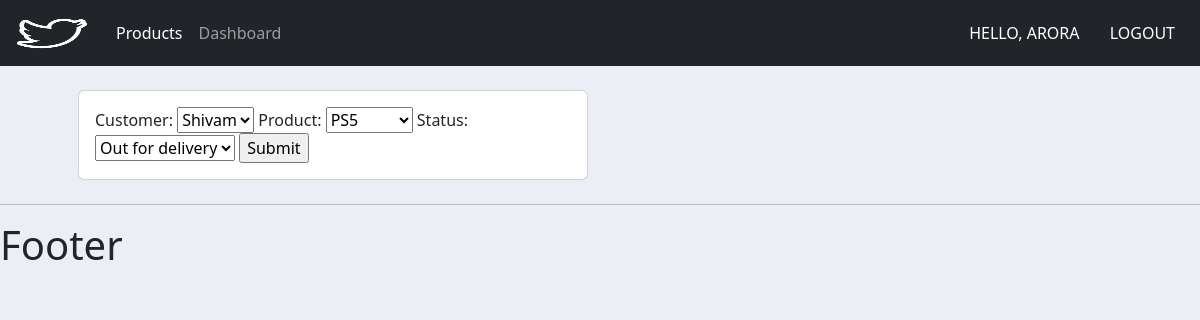
The page /update_order/1/ (signed in) on the database its author committed.
### accounts/models.py (models this page shows, shortened)
class Order(models.Model):
    STATUS = (
        ('Pending', 'Pending'),
        ('Out for delivery', 'Out for delivery'),
        ('Delivered', 'Delivered'),
    )
    customer = models.ForeignKey(Customer, null=True, on_delete=models.SET_NULL)
    product = models.ForeignKey(Product, null=True, on_delete=models.SET_NULL)
    status = models.CharField(max_length=200, null=True, choices=STATUS)
    date_created = models.DateTimeField(auto_now_add=True, null=True)

### accounts/views.py (the view)
# urls.py: path('update_order/<str:pk>/', views.update_order, name='update_order'),
@login_required(login_url='/login')
def update_order(request, pk):
    order = Order.objects.get(id=pk)
    if request.method == 'POST':
        form = OrderForm(request.POST, instance=order)
        if form.is_valid():
            form.save()
            return redirect('/dashboard')
    return render(request, 'accounts/order_form.html', {
        'form': OrderForm(instance=order),
        'order': order
    })

### accounts/forms.py
class OrderForm(ModelForm):
    class Meta:
        model = Order
        fields = '__all__'

### accounts/models.py (called while the page is built)
    def __str__(self):
        return self.name

    def __str__(self):
        return self.name

### accounts/templates/accounts/order_form.html (shortened to what this page needs)
{%  extends 'accounts/base.html' %}
{% load static %}
{% block content %}
<div class="row m-4">
	<div class="col-md-6">
		<div class="card card-body">
			<form action="" method="POST">
				{{form}}
				<input type="submit" name="Submit">
			</form>
		</div>
	</div>
</div>
{% endblock %}

### accounts/templates/accounts/navbar.html (shortened to what this page needs)
{% load static %}
<link rel="stylesheet" type="text/css" href="{% static '/css/main.css' %}">
<nav class="navbar navbar-dark navbar-expand-lg bg-dark">
  <div class="container-fluid">
    <img class="navbar-brand logo" src="{% static 'images/logo.png' %}" />
    <div class="collapse navbar-collapse" id="navbarNav">
      <ul class="navbar-nav">
        <li class="nav-item">
          <a class="nav-link active" aria-current="page" href="{% url 'accounts:products'%}">Products</a>
        </li>
        <li class="nav-item">
          <a class="nav-link" href="{% url 'accounts:dashboard' %}">Dashboard</a>
        </li>
      </ul>
    </div>
    <div class="flex justify-content-around">
      <span class="text-white text-uppercase btn">Hello, {{request.user}}</span>
      <span><a href="{% url 'accounts:logout' %}" class="text-white text-uppercase btn">Logout</a></span>
    </div>
  </div>
</nav>

### static/css/main.css (style rules this page uses)
.logo { width: 80px; height: 50px; background-size: cover; background-position: center; background-repeat: no-repeat; filter: brightness(0) invert(1); }
body { background-color: #ebeff5; }

### rows shown on the page
Order: customer "Shivam", product "PS5", status "Out for delivery"

### other values the page prints
{{ request.user }} "ARORA"
